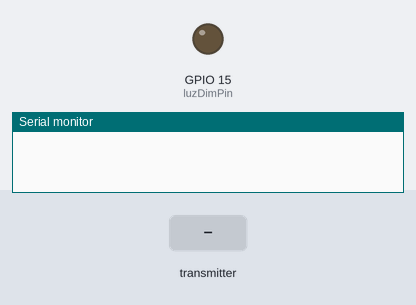
This sketch was run on a simulated ESP8266 (NodeMCU). Shown: output pins drawn as LEDs (lit = HIGH), the last lines printed to the serial monitor. The inputs (shaded band) are chosen by the test bench. A WiFi scan finds three made-up networks.

Above: at 3.2 s.
3.3 s: the transmitter starts sending incomingLuzDim = 256
At 4.5 s:
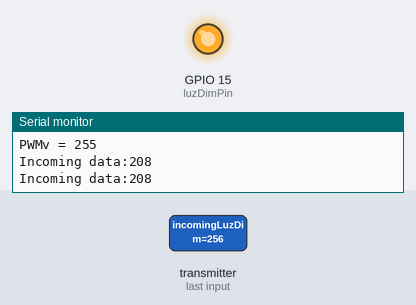
4.8 s: the transmitter starts sending incomingLuzDim = 0
At 5.9 s:
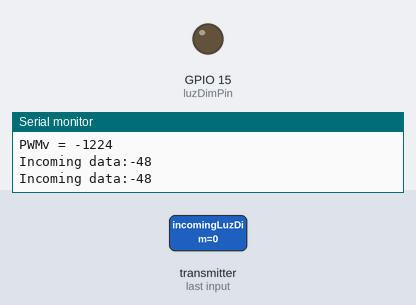
6.3 s: the transmitter starts sending incomingLuzDim = 512
At 7.0 s:
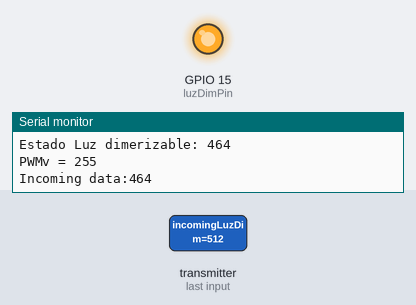
Timing chart, 0 to 9.3 s (numbered marks = the images above; inputs shaded):
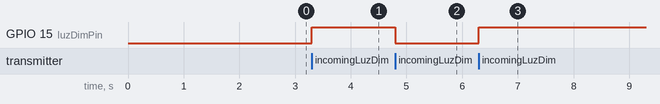

The sketch:

LuzDim_WiFi.ino
```cpp
#include <ESP8266WiFi.h>
#include <espnow.h>
#include <Adafruit_Sensor.h>
#include <ESPAsyncTCP.h>
#include <ESPAsyncWebServer.h>
#include <FS.h>

uint8_t broadcastAddress[] = {0x3C, 0x71, 0xBF, 0x2E, 0x39, 0xF9};
String luzDim = "0";
int incomingLuzDim = 0;
int incomingLuzDimAnterior = 0;
int habilitacion = 0;
const uint8_t luzDimPin = 15;
const char* ssid = "SoyMateo";
//PWM
int PWMv = 0;           // Ton entre 0 y 255
const int freq = 50;      //frecuencia


void setup() {
  pinMode(luzDimPin, OUTPUT);
  Serial.begin(9600);
  WiFi.mode(WIFI_STA);
  int32_t channel = getWiFiChannel(ssid);
  WiFi.printDiag(Serial); // Uncomment to verify channel number before
  wifi_set_channel(channel);
  WiFi.printDiag(Serial);
  if (esp_now_init() != 0) {
    Serial.println("Error initializing ESP-NOW");
    return;
  }

  esp_now_set_self_role(ESP_NOW_ROLE_COMBO);
  esp_now_register_send_cb(OnDataSent);
  esp_now_add_peer(broadcastAddress, ESP_NOW_ROLE_COMBO, 1, NULL, 0);
  esp_now_register_recv_cb(OnDataRecv);
}

void loop() {

  if (habilitacion == 1)
  {
    habilitacion = 0;

    //esp_now_send(broadcastAddress, (uint8_t *) &luzDim, sizeof(luzDim));
    Serial.print("Estado Luz dimerizable: ");
    Serial.println(incomingLuzDim);
    PWMv = (incomingLuzDim*255)/10;
    if(incomingLuzDim > 9)
    {
      PWMv = 255;
    }
    Serial.print("PWMv = ");
    Serial.println(PWMv);
    analogWrite(luzDimPin, PWMv);
  }
}

void OnDataSent(uint8_t *mac_addr, uint8_t sendStatus) {
}

void OnDataRecv(uint8_t * mac, uint8_t *incomingData, uint8_t len) {
  memcpy(&incomingLuzDim, incomingData, sizeof(incomingLuzDim));
  incomingLuzDim = incomingLuzDim - 48;
  Serial.print("Incoming data:");
  Serial.println(incomingLuzDim);
  if( incomingLuzDim != incomingLuzDimAnterior )
  {
    habilitacion = 1;
  }
  incomingLuzDimAnterior = incomingLuzDim;
}

int32_t getWiFiChannel(const char *ssid) {
  if (int32_t n = WiFi.scanNetworks()) {
      for (uint8_t i=0; i<n; i++) {
          if (!strcmp(ssid, WiFi.SSID(i).c_str())) {
              return WiFi.channel(i);
          }
      }
  }
  return 0;
}
```

Measured:
- after the input at 3.3 s, GPIO 15 (luzDimPin): LOW → HIGH at once
- after the input at 4.8 s, GPIO 15 (luzDimPin): HIGH → LOW at once
- after the input at 6.3 s, GPIO 15 (luzDimPin): LOW → HIGH at once
